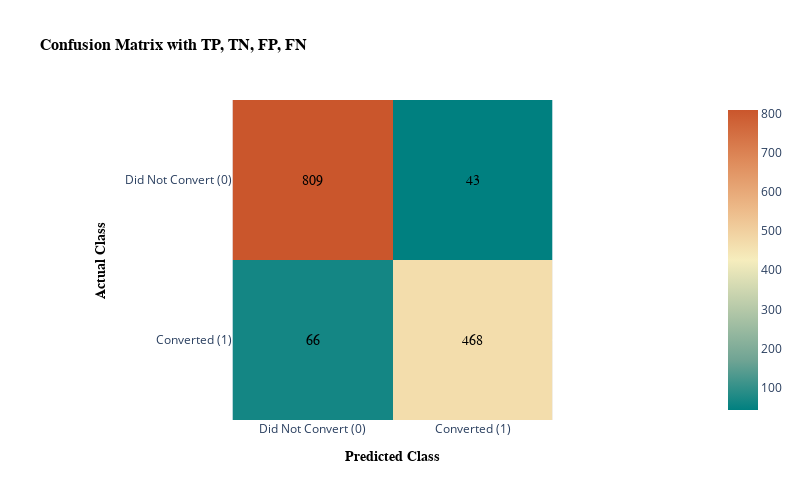

Notebook cell for this chart:
### Code cell
import plotly.express as px
import numpy as np
import pandas as pd
from sklearn.metrics import confusion_matrix

# Calculate the confusion matrix
conf_matrix = confusion_matrix(y_val, y_val_pred)

# Assigning the values from the confusion matrix
TN, FP, FN, TP = conf_matrix.ravel()

# Convert the confusion matrix to a DataFrame
conf_matrix_df = pd.DataFrame(conf_matrix, 
                               index=['Did Not Convert (0)', 'Converted (1)'], 
                               columns=['Did Not Convert (0)', 'Converted (1)'])

# Create Plotly heatmap
fig = px.imshow(conf_matrix_df, 
                text_auto=True,  # Automatically annotate with the values
                color_continuous_scale='geyser',
                labels={'x': 'Predicted Class', 'y': 'Actual Class'},
                title='Confusion Matrix with TP, TN, FP, FN')

# Customize annotations for TP, TN, FP, FN
fig.update_traces(text=conf_matrix_df.values, texttemplate='%{text}', 
                  textfont=dict(size=14, color='black', family='Arial'),
                  colorbar=dict(title='Count', tickvals=[0, 1, 2, 3]))

# Update layout for better styling
fig.update_layout(
    title_font=dict(size=16, family='Arial', color='black', weight='bold'),
    xaxis_title_font=dict(size=14, family='Arial', color='black', weight='bold'),
    yaxis_title_font=dict(size=14, family='Arial', color='black', weight='bold'),
    width=800, height=500
)

# Show the plot
fig.show()

### Figure 1 — Plotly figure (JSON) as saved in the notebook; plotly's stock layout.template omitted (floating-point values rounded to 4 significant figures)
{"data": [{"coloraxis": "coloraxis", "colorbar": {"tickvals": [0, 1, 2, 3], "title": {"text": "Count"}}, "hovertemplate": "Predicted Class: %{x}<br>Actual Class: %{y}<br>color: %{z}<extra></extra>", "name": "0", "text": [[809, 43], [66, 468]], "textfont": {"color": "black", "family": "Arial", "size": 14}, "texttemplate": "%{text}", "type": "heatmap", "x": ["Did Not Convert (0)", "Converted (1)"], "xaxis": "x", "y": ["Did Not Convert (0)", "Converted (1)"], "yaxis": "y", "z": [[809, 43], [66, 468]]}], "layout": {"coloraxis": {"colorscale": [[0, "rgb(0, 128, 128)"], [0.1667, "rgb(112, 164, 148)"], [0.3333, "rgb(180, 200, 168)"], [0.5, "rgb(246, 237, 189)"], [0.6667, "rgb(237, 187, 138)"], [0.8333, "rgb(222, 138, 90)"], [1, "rgb(202, 86, 44)"]]}, "height": 500, "title": {"font": {"color": "black", "family": "Arial", "size": 16, "weight": "bold"}, "text": "Confusion Matrix with TP, TN, FP, FN"}, "width": 800, "xaxis": {"anchor": "y", "constrain": "domain", "domain": [0, 1], "scaleanchor": "y", "title": {"font": {"color": "black", "family": "Arial", "size": 14, "weight": "bold"}, "text": "Predicted Class"}}, "yaxis": {"anchor": "x", "autorange": "reversed", "constrain": "domain", "domain": [0, 1], "title": {"font": {"color": "black", "family": "Arial", "size": 14, "weight": "bold"}, "text": "Actual Class"}}}}
